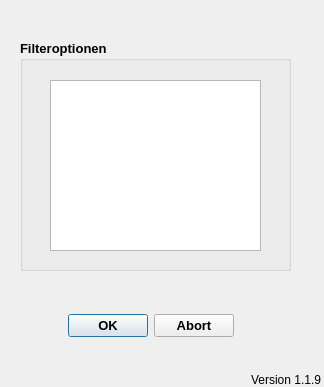
<?xml version="1.0" encoding="UTF-8"?>
<ui version="4.0">
 <class>ConnectDialogBase</class>
 <widget class="QDialog" name="ConnectDialogBase">
  <property name="geometry">
   <rect>
    <x>0</x>
    <y>0</y>
    <width>324</width>
    <height>387</height>
   </rect>
  </property>
  <property name="windowTitle">
   <string>Aus Verbindungslinien zugeordnete Haltungen in Flächen eintragen</string>
  </property>
  <widget class="QDialogButtonBox" name="button_box">
   <property name="geometry">
    <rect>
     <x>60</x>
     <y>310</y>
     <width>181</width>
     <height>32</height>
    </rect>
   </property>
   <property name="font">
    <font>
     <pointsize>10</pointsize>
     <weight>75</weight>
     <bold>true</bold>
    </font>
   </property>
   <property name="toolTip">
    <string>&lt;html&gt;&lt;head/&gt;&lt;body&gt;&lt;p&gt;Datenimport starten ...&lt;/p&gt;&lt;/body&gt;&lt;/html&gt;</string>
   </property>
   <property name="orientation">
    <enum>Qt::Horizontal</enum>
   </property>
   <property name="standardButtons">
    <set>QDialogButtonBox::Abort|QDialogButtonBox::Ok</set>
   </property>
   <property name="centerButtons">
    <bool>true</bool>
   </property>
  </widget>
  <widget class="QLabel" name="label_3">
   <property name="geometry">
    <rect>
     <x>250</x>
     <y>370</y>
     <width>71</width>
     <height>20</height>
    </rect>
   </property>
   <property name="toolTip">
    <string>Version QKan Import</string>
   </property>
   <property name="text">
    <string>Version 1.1.9</string>
   </property>
   <property name="alignment">
    <set>Qt::AlignRight|Qt::AlignTrailing|Qt::AlignVCenter</set>
   </property>
  </widget>
  <widget class="QGroupBox" name="groupBox_2">
   <property name="geometry">
    <rect>
     <x>20</x>
     <y>40</y>
     <width>271</width>
     <height>231</height>
    </rect>
   </property>
   <property name="font">
    <font>
     <pointsize>10</pointsize>
     <weight>75</weight>
     <bold>true</bold>
    </font>
   </property>
   <property name="title">
    <string>Filteroptionen</string>
   </property>
   <widget class="QListWidget" name="lw_teilgebiete">
    <property name="geometry">
     <rect>
      <x>30</x>
      <y>40</y>
      <width>211</width>
      <height>171</height>
     </rect>
    </property>
    <property name="toolTip">
     <string extracomment="Auswahl der zu bearbeitenden Teilgebiete. Alle auswählen mit [Strg]+A"/>
    </property>
    <property name="statusTip">
     <string extracomment="Auswahl der zu bearbeitenden Teilgebiete. Alle auswählen mit [Strg]+A"/>
    </property>
    <property name="selectionMode">
     <enum>QAbstractItemView::ExtendedSelection</enum>
    </property>
   </widget>
   <widget class="QLabel" name="label_10">
    <property name="geometry">
     <rect>
      <x>240</x>
      <y>260</y>
      <width>71</width>
      <height>20</height>
     </rect>
    </property>
    <property name="font">
     <font>
      <pointsize>10</pointsize>
      <weight>75</weight>
      <bold>true</bold>
     </font>
    </property>
    <property name="toolTip">
     <string extracomment="Anzahl der abhängig von den Filteroptionen zu berücksichtigenden Flächen (mit und ohne Verschneidung)"/>
    </property>
    <property name="statusTip">
     <string extracomment="Anzahl der abhängig von den Filteroptionen zu berücksichtigenden Flächen (mit und ohne Verschneidung)"/>
    </property>
    <property name="text">
     <string>Flächen:</string>
    </property>
   </widget>
   <widget class="QLabel" name="lf_anzahl_flaechen">
    <property name="geometry">
     <rect>
      <x>230</x>
      <y>290</y>
      <width>71</width>
      <height>20</height>
     </rect>
    </property>
    <property name="font">
     <font>
      <pointsize>10</pointsize>
      <weight>75</weight>
      <bold>true</bold>
     </font>
    </property>
    <property name="toolTip">
     <string extracomment="Anzahl der abhängig von den Filteroptionen zu berücksichtigenden ganzen Flächen"/>
    </property>
    <property name="statusTip">
     <string extracomment="Anzahl der abhängig von den Filteroptionen zu berücksichtigenden ganzen Flächen"/>
    </property>
    <property name="frameShape">
     <enum>QFrame::Panel</enum>
    </property>
    <property name="text">
     <string>0</string>
    </property>
    <property name="alignment">
     <set>Qt::AlignRight|Qt::AlignTrailing|Qt::AlignVCenter</set>
    </property>
   </widget>
   <widget class="QLabel" name="label_11">
    <property name="geometry">
     <rect>
      <x>440</x>
      <y>260</y>
      <width>81</width>
      <height>20</height>
     </rect>
    </property>
    <property name="font">
     <font>
      <pointsize>10</pointsize>
      <weight>75</weight>
      <bold>true</bold>
     </font>
    </property>
    <property name="toolTip">
     <string extracomment="Anzahl der abhängig von den Filteroptionen zu berücksichtigenden Haltungen"/>
    </property>
    <property name="statusTip">
     <string extracomment="Anzahl der abhängig von den Filteroptionen zu berücksichtigenden Haltungen"/>
    </property>
    <property name="text">
     <string>Haltungen:</string>
    </property>
   </widget>
   <widget class="QLabel" name="lf_anzahl_haltungen">
    <property name="geometry">
     <rect>
      <x>440</x>
      <y>290</y>
      <width>61</width>
      <height>20</height>
     </rect>
    </property>
    <property name="font">
     <font>
      <pointsize>10</pointsize>
      <weight>75</weight>
      <bold>true</bold>
     </font>
    </property>
    <property name="toolTip">
     <string extracomment="Anzahl der abhängig von den Filteroptionen zu berücksichtigenden Haltungen"/>
    </property>
    <property name="statusTip">
     <string extracomment="Anzahl der abhängig von den Filteroptionen zu berücksichtigenden Haltungen"/>
    </property>
    <property name="frameShape">
     <enum>QFrame::Panel</enum>
    </property>
    <property name="text">
     <string>0</string>
    </property>
    <property name="alignment">
     <set>Qt::AlignRight|Qt::AlignTrailing|Qt::AlignVCenter</set>
    </property>
   </widget>
   <widget class="QLabel" name="label_12">
    <property name="geometry">
     <rect>
      <x>20</x>
      <y>260</y>
      <width>171</width>
      <height>20</height>
     </rect>
    </property>
    <property name="font">
     <font>
      <pointsize>10</pointsize>
      <weight>75</weight>
      <bold>true</bold>
     </font>
    </property>
    <property name="toolTip">
     <string extracomment="Anzahl der abhängig von den Filteroptionen zu berücksichtigenden Flächen (mit und ohne Verschneidung)"/>
    </property>
    <property name="statusTip">
     <string extracomment="Anzahl der abhängig von den Filteroptionen zu berücksichtigenden Flächen (mit und ohne Verschneidung)"/>
    </property>
    <property name="text">
     <string>Aktuell berücksichtigt:</string>
    </property>
    <property name="alignment">
     <set>Qt::AlignRight|Qt::AlignTrailing|Qt::AlignVCenter</set>
    </property>
   </widget>
   <widget class="QLabel" name="label_13">
    <property name="geometry">
     <rect>
      <x>310</x>
      <y>320</y>
      <width>101</width>
      <height>20</height>
     </rect>
    </property>
    <property name="font">
     <font>
      <pointsize>10</pointsize>
      <weight>50</weight>
      <bold>false</bold>
     </font>
    </property>
    <property name="toolTip">
     <string extracomment="Anzahl der abhängig von den Filteroptionen zu berücksichtigenden Flächen (nur mit Verschneidung mit tezg-Flächen)"/>
    </property>
    <property name="statusTip">
     <string extracomment="Anzahl der abhängig von den Filteroptionen zu berücksichtigenden Flächen (nur mit Verschneidung mit tezg-Flächen)"/>
    </property>
    <property name="text">
     <string>zu verschneiden</string>
    </property>
   </widget>
   <widget class="QLabel" name="lf_anzahl_flaechsec">
    <property name="geometry">
     <rect>
      <x>230</x>
      <y>320</y>
      <width>71</width>
      <height>20</height>
     </rect>
    </property>
    <property name="font">
     <font>
      <pointsize>10</pointsize>
      <weight>75</weight>
      <bold>true</bold>
     </font>
    </property>
    <property name="toolTip">
     <string extracomment="Anzahl der abhängig von den Filteroptionen zu berücksichtigenden Flächen (nur mit Verschneidung mit tezg-Flächen)"/>
    </property>
    <property name="statusTip">
     <string extracomment="Anzahl der abhängig von den Filteroptionen zu berücksichtigenden Flächen (nur mit Verschneidung mit tezg-Flächen)"/>
    </property>
    <property name="frameShape">
     <enum>QFrame::Panel</enum>
    </property>
    <property name="text">
     <string>0</string>
    </property>
    <property name="alignment">
     <set>Qt::AlignRight|Qt::AlignTrailing|Qt::AlignVCenter</set>
    </property>
   </widget>
   <widget class="QLabel" name="label_14">
    <property name="geometry">
     <rect>
      <x>310</x>
      <y>290</y>
      <width>51</width>
      <height>20</height>
     </rect>
    </property>
    <property name="font">
     <font>
      <pointsize>10</pointsize>
      <weight>50</weight>
      <bold>false</bold>
     </font>
    </property>
    <property name="toolTip">
     <string extracomment="Anzahl der abhängig von den Filteroptionen zu berücksichtigenden ganzen Flächen"/>
    </property>
    <property name="statusTip">
     <string extracomment="Anzahl der abhängig von den Filteroptionen zu berücksichtigenden ganzen Flächen"/>
    </property>
    <property name="text">
     <string>ganze</string>
    </property>
    <property name="alignment">
     <set>Qt::AlignLeading|Qt::AlignLeft|Qt::AlignVCenter</set>
    </property>
   </widget>
  </widget>
 </widget>
 <resources/>
 <connections>
  <connection>
   <sender>button_box</sender>
   <signal>accepted()</signal>
   <receiver>ConnectDialogBase</receiver>
   <slot>accept()</slot>
   <hints>
    <hint type="sourcelabel">
     <x>265</x>
     <y>205</y>
    </hint>
    <hint type="destinationlabel">
     <x>275</x>
     <y>117</y>
    </hint>
   </hints>
  </connection>
  <connection>
   <sender>button_box</sender>
   <signal>rejected()</signal>
   <receiver>ConnectDialogBase</receiver>
   <slot>reject()</slot>
   <hints>
    <hint type="sourcelabel">
     <x>265</x>
     <y>205</y>
    </hint>
    <hint type="destinationlabel">
     <x>275</x>
     <y>117</y>
    </hint>
   </hints>
  </connection>
 </connections>
</ui>
